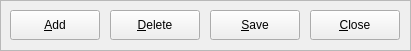
  <widget class="QFrame" name="frame_2">
   <property name="geometry">
    <rect>
     <x>500</x>
     <y>400</y>
     <width>411</width>
     <height>51</height>
    </rect>
   </property>
   <property name="minimumSize">
    <size>
     <width>411</width>
     <height>51</height>
    </size>
   </property>
   <property name="maximumSize">
    <size>
     <width>411</width>
     <height>51</height>
    </size>
   </property>
   <property name="frameShape">
    <enum>QFrame::StyledPanel</enum>
   </property>
   <property name="frameShadow">
    <enum>QFrame::Raised</enum>
   </property>
   <widget class="QPushButton" name="addEntry">
    <property name="geometry">
     <rect>
      <x>10</x>
      <y>10</y>
      <width>90</width>
      <height>30</height>
     </rect>
    </property>
    <property name="minimumSize">
     <size>
      <width>90</width>
      <height>30</height>
     </size>
    </property>
    <property name="maximumSize">
     <size>
      <width>90</width>
      <height>30</height>
     </size>
    </property>
    <property name="toolTip">
     <string>Add Entry</string>
    </property>
    <property name="text">
     <string>&amp;Add</string>
    </property>
    <property name="icon">
     <iconset resource="fmrd_resources.qrc">
      <normaloff>:/images/add.png</normaloff>:/images/add.png</iconset>
    </property>
   </widget>
   <widget class="QPushButton" name="deleteEntry">
    <property name="geometry">
     <rect>
      <x>110</x>
      <y>10</y>
      <width>90</width>
      <height>30</height>
     </rect>
    </property>
    <property name="minimumSize">
     <size>
      <width>90</width>
      <height>30</height>
     </size>
    </property>
    <property name="maximumSize">
     <size>
      <width>90</width>
      <height>30</height>
     </size>
    </property>
    <property name="toolTip">
     <string>Delete Entry</string>
    </property>
    <property name="text">
     <string>&amp;Delete</string>
    </property>
    <property name="icon">
     <iconset resource="fmrd_resources.qrc">
      <normaloff>:/images/delete.png</normaloff>:/images/delete.png</iconset>
    </property>
   </widget>
   <widget class="QPushButton" name="saveEntry">
    <property name="geometry">
     <rect>
      <x>210</x>
      <y>10</y>
      <width>90</width>
      <height>30</height>
     </rect>
    </property>
    <property name="minimumSize">
     <size>
      <width>90</width>
      <height>30</height>
     </size>
    </property>
    <property name="maximumSize">
     <size>
      <width>90</width>
      <height>30</height>
     </size>
    </property>
    <property name="toolTip">
     <string>Delete Entry</string>
    </property>
    <property name="text">
     <string>&amp;Save</string>
    </property>
    <property name="icon">
     <iconset resource="fmrd_resources.qrc">
      <normaloff>:/images/save.png</normaloff>:/images/save.png</iconset>
    </property>
   </widget>
   <widget class="QPushButton" name="closeButton">
    <property name="geometry">
     <rect>
      <x>310</x>
      <y>10</y>
      <width>90</width>
      <height>30</height>
     </rect>
    </property>
    <property name="minimumSize">
     <size>
      <width>90</width>
      <height>30</height>
     </size>
    </property>
    <property name="maximumSize">
     <size>
      <width>90</width>
      <height>30</height>
     </size>
    </property>
    <property name="toolTip">
     <string>Close Window</string>
    </property>
    <property name="text">
     <string>&amp;Close</string>
    </property>
    <property name="icon">
     <iconset resource="fmrd_resources.qrc">
      <normaloff>:/images/quit.png</normaloff>:/images/quit.png</iconset>
    </property>
   </widget>
  </widget>
